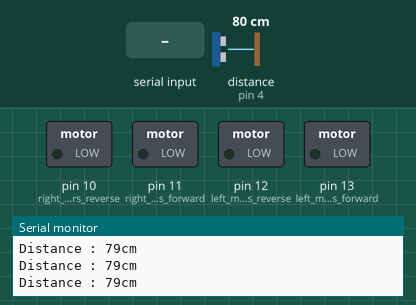
This sketch was run on a simulated Arduino Uno, built with avr-gcc and run on an emulated ATmega328P. On the bench: switched loads named in the sketch (green lamp = pin HIGH), the last lines printed to the serial monitor. Wiring (inferred from the names in the program): ultrasonic range finder: trigger pin 5; echo pin 4. The test bench sets the inputs (shaded band); at power-on: distance to the obstacle (sensor on pin 4) 80 cm. The echo pulse lasts 58.3 µs per cm; pins used as bus, display or sensor lines are not drawn.

Above: at 1.2 s.
1.3 s: "B" received over Serial
At 1.8 s:
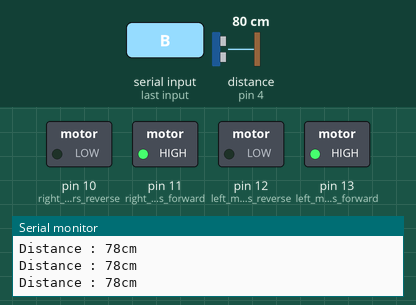
2.8 s: distance to the obstacle (sensor on pin 4) set to 120 cm
5.8 s: "F" received over Serial
At 6.5 s:
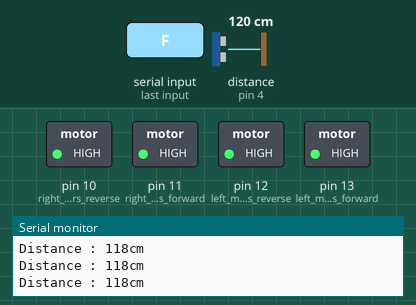
7.3 s: distance to the obstacle (sensor on pin 4) set to 2 cm
10.3 s: "R" received over Serial
Timing chart, 0 to 13.3 s (numbered marks = the images above; inputs shaded):
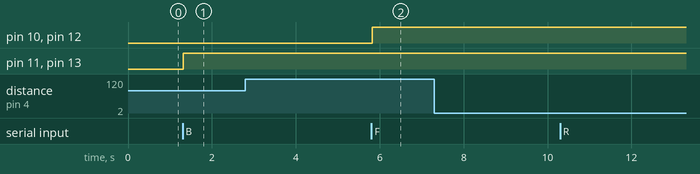

The sketch:

code_for_arduino_blootooth_controlled_rc_car__1_.ino
```cpp
#define echoPin 4
#define trigPin 5

long duration;
int distance;
char t;
void setup() {
  pinMode(13, OUTPUT);  //left motors forward
  pinMode(12, OUTPUT);  //left motors reverse
  pinMode(11, OUTPUT);  //right motors forward
  pinMode(10, OUTPUT);  //right motors reverse
                        //pinMode(9,OUTPUT);   //Led
  pinMode(trigPin, OUTPUT);
  pinMode(echoPin, INPUT);

  Serial.begin(9600);
}

void loop() {
  digitalWrite(trigPin, LOW);
  //delayMicroseconds(2);  // put your main code here, to run repeatedly:
  digitalWrite(trigPin, HIGH);
  //delayMicroseconds(10);
  digitalWrite(trigPin, LOW);
  duration = pulseIn(echoPin, HIGH);
  distance = duration * 0.034 / 2;  //speed of sound wave divided by 2(go and come back)
  Serial.print("Distance : ");
  Serial.print(distance);
  Serial.println("cm");

  if (Serial.available()) {
    t = Serial.read();
    Serial.println(t);
  }

  if (t == 'B') {  //move forward(all motors rotate in forward direction)
    digitalWrite(13, HIGH);
    digitalWrite(11, HIGH);
  }

  else if (t == 'F') {
    //move reverse (all motors rotate in reverse direction)
    if (distance > 80) {
      digitalWrite(12, HIGH);
      digitalWrite(10, HIGH);
      /* if  (distance <80)   {
      digitalWrite(13, LOW);
      digitalWrite(12, LOW);
      digitalWrite(11, LOW);
      digitalWrite(10, LOW);
    }*/
    }
  }

  else if (t == 'R') {  //turn right (left side motors rotate in forward direction, right side motors doesn't rotate)
    digitalWrite(11, HIGH);
  }

  else if (t == 'L') {  //turn left (right side motors rotate in forward direction, left side motors doesn't rotate)
    digitalWrite(13, HIGH);
  }

  else if (t == 'S') {  //STOP (all motors stop)
    digitalWrite(13, LOW);
    digitalWrite(12, LOW);
    digitalWrite(11, LOW);
    digitalWrite(10, LOW);
  }

  //delay(15);
}
```

Measured:
- after the input at 1.3 s, pin 11 (right_motors_forward), pin 13 (left_motors_forward): LOW → HIGH at once
- after the input at 5.8 s, pin 10 (right_motors_reverse), pin 12 (left_motors_reverse): LOW → HIGH at once
